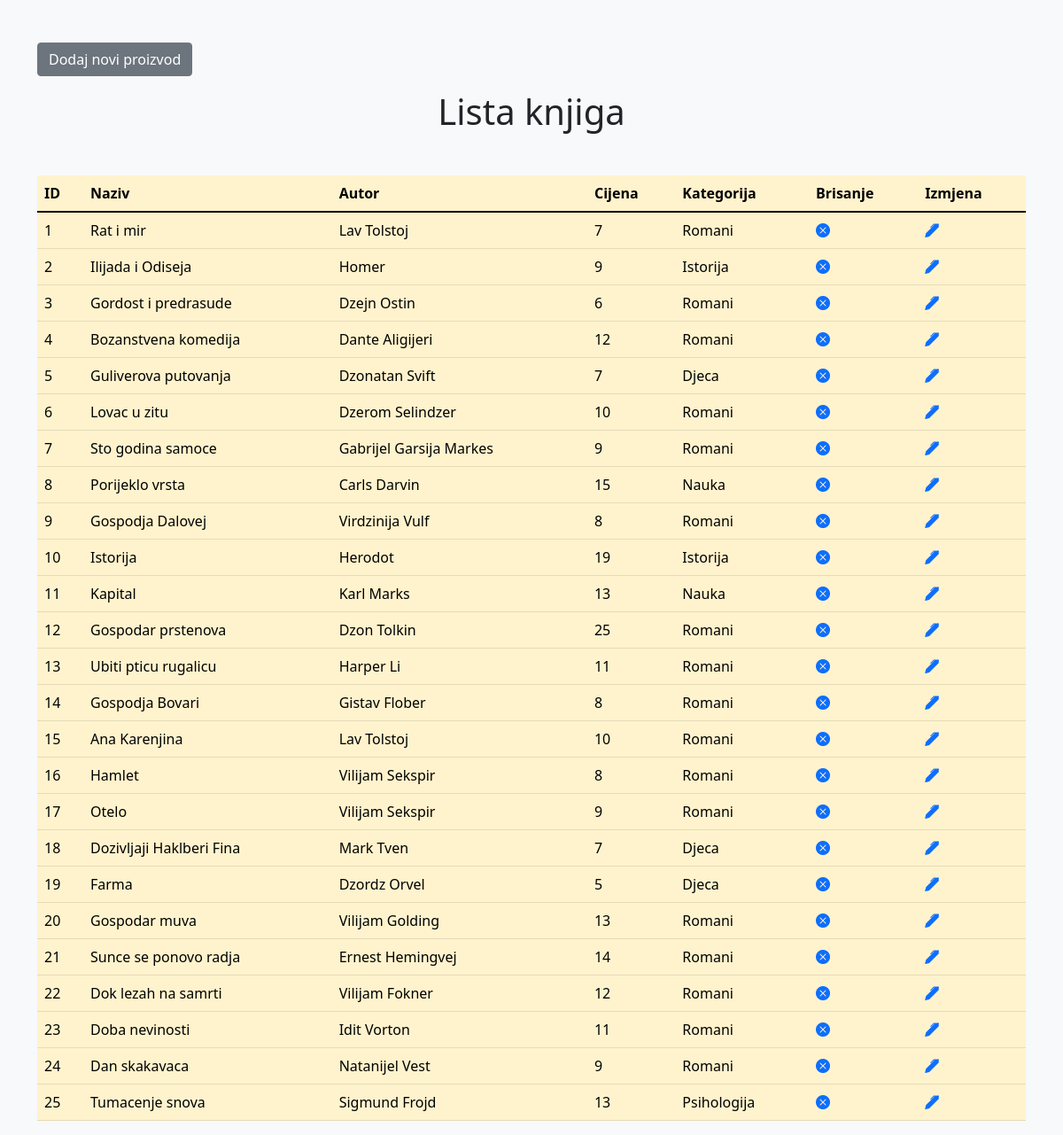
The page / on the database its author committed.
### tables this page shows
CREATE TABLE `knjige` (
  `id` int(11) NOT NULL,
  `kategorija_id` int(11) NOT NULL,
  `naziv` varchar(100) NOT NULL,
  `autor` varchar(100) NOT NULL,
  `cijena` int(11) NOT NULL
);

CREATE TABLE `kategorija` (
  `id` int(11) NOT NULL,
  `naziv_kategorije` varchar(100) NOT NULL
);

### index.php (the view, shortened to what this page needs)
<?php
include './connect.php';
$sql = "
            SELECT
                k.id as id,
                k.naziv as naziv,
                k.autor as autor,
                k.cijena as cijena,
                g.naziv_kategorije as kategorijaa
                FROM knjige as k
                JOIN kategorija as g
                ON k.kategorija_id = g.id
                ORDER BY id ASC
            ";
$res = mysqli_query($dbconn, $sql);
?>
<!DOCTYPE html>
<html lang="en">
<head>
    <link href="https://cdn.jsdelivr.net/npm/bootstrap@5.1.3/dist/css/bootstrap.min.css" rel="stylesheet">
    <link rel="stylesheet" href="https://cdn.jsdelivr.net/npm/bootstrap-icons@1.7.1/font/bootstrap-icons.css">
</head>
<body class="bg-light">
    <div class="container">
        <div class="row">
            <div class="col-4">
                <a href="./novi_proizvod.php" class="btn btn-secondary mt-5">Dodaj novi proizvod</a>
            </div>
            <div class="col-12">
                <h1 class="text-center mb-5 mt-3">Lista knjiga</h1>
                <table class="table table-warning">
                    <thead>
                        <tr>
                            <th scope="col">ID</th>
                            <th scope="col">Naziv</th>
                            <th scope="col">Autor</th>
                            <th scope="col">Cijena</th>
                            <th scope="col">Kategorija</th>
                            <th scope="col">Brisanje</th>
                            <th scope="col">Izmjena</th>
                        </tr>
                    </thead>
                    <tbody>
                        <?php
                        while ($row = mysqli_fetch_assoc($res)) {
                            $id_temp = $row['id'];
                            $naziv_temp = $row['naziv'];
                            $autor_temp = $row['autor'];
                            $cijena_temp = $row['cijena'];
                            $kategorija_temp = $row['kategorijaa'];
                            $link_brisanje = "<a href=\"brisi_proizvod.php?id=$id_temp\"><i class=\"bi bi-x-circle-fill\"></i></a>";
                            $link_izmjena = "<a href=\"izmjena_proizvoda.php?id=$id_temp\"><i class=\"bi bi-pen-fill\"></i></a>";
                            echo "<tr>";
                            echo "<td>$id_temp</td>";
                            echo "<td>$naziv_temp</td>";
                            echo "<td>$autor_temp</td>";
                            echo "<td>$cijena_temp</td>";
                            echo "<td>$kategorija_temp</td>";
                            echo "<td>$link_brisanje</td>";
                            echo "<td>$link_izmjena</td>";
                            echo "</tr>";
                        }
                        ?>
                    </tbody>
                </table>
            </div>
        </div>
    </div>
</body>
</html>

### rows shown on the page
knjige: id "1", naziv "Rat i mir", autor "Lav Tolstoj", cijena "7", kategorija.naziv_kategorije "Romani"
knjige: id "2", naziv "Ilijada i Odiseja", autor "Homer", cijena "9", kategorija.naziv_kategorije "Istorija"
knjige: id "3", naziv "Gordost i predrasude", autor "Dzejn Ostin", cijena "6", kategorija.naziv_kategorije "Romani"
knjige: id "4", naziv "Bozanstvena komedija", autor "Dante Aligijeri", cijena "12", kategorija.naziv_kategorije "Romani"
knjige: id "5", naziv "Guliverova putovanja", autor "Dzonatan Svift", cijena "7", kategorija.naziv_kategorije "Djeca"
knjige: id "6", naziv "Lovac u zitu", autor "Dzerom Selindzer", cijena "10", kategorija.naziv_kategorije "Romani"
knjige: id "7", naziv "Sto godina samoce", autor "Gabrijel Garsija Markes", cijena "9", kategorija.naziv_kategorije "Romani"
knjige: id "8", naziv "Porijeklo vrsta", autor "Carls Darvin", cijena "15", kategorija.naziv_kategorije "Nauka"
knjige: id "9", naziv "Gospodja Dalovej", autor "Virdzinija Vulf", cijena "8", kategorija.naziv_kategorije "Romani"
knjige: id "10", naziv "Istorija", autor "Herodot", cijena "19", kategorija.naziv_kategorije "Istorija"
knjige: id "11", naziv "Kapital", autor "Karl Marks", cijena "13", kategorija.naziv_kategorije "Nauka"
knjige: id "12", naziv "Gospodar prstenova", autor "Dzon Tolkin", cijena "25", kategorija.naziv_kategorije "Romani"
knjige: id "13", naziv "Ubiti pticu rugalicu", autor "Harper Li", cijena "11", kategorija.naziv_kategorije "Romani"
knjige: id "14", naziv "Gospodja Bovari", autor "Gistav Flober", cijena "8", kategorija.naziv_kategorije "Romani"
knjige: id "15", naziv "Ana Karenjina", autor "Lav Tolstoj", cijena "10", kategorija.naziv_kategorije "Romani"
knjige: id "16", naziv "Hamlet", autor "Vilijam Sekspir", cijena "8", kategorija.naziv_kategorije "Romani"
knjige: id "17", naziv "Otelo", autor "Vilijam Sekspir", cijena "9", kategorija.naziv_kategorije "Romani"
knjige: id "18", naziv "Dozivljaji Haklberi Fina", autor "Mark Tven", cijena "7", kategorija.naziv_kategorije "Djeca"
knjige: id "19", naziv "Farma", autor "Dzordz Orvel", cijena "5", kategorija.naziv_kategorije "Djeca"
knjige: id "20", naziv "Gospodar muva", autor "Vilijam Golding", cijena "13", kategorija.naziv_kategorije "Romani"
knjige: id "21", naziv "Sunce se ponovo radja", autor "Ernest Hemingvej", cijena "14", kategorija.naziv_kategorije "Romani"
knjige: id "22", naziv "Dok lezah na samrti", autor "Vilijam Fokner", cijena "12", kategorija.naziv_kategorije "Romani"
knjige: id "23", naziv "Doba nevinosti", autor "Idit Vorton", cijena "11", kategorija.naziv_kategorije "Romani"
knjige: id "24", naziv "Dan skakavaca", autor "Natanijel Vest", cijena "9", kategorija.naziv_kategorije "Romani"
knjige: id "25", naziv "Tumacenje snova", autor "Sigmund Frojd", cijena "13", kategorija.naziv_kategorije "Psihologija"
